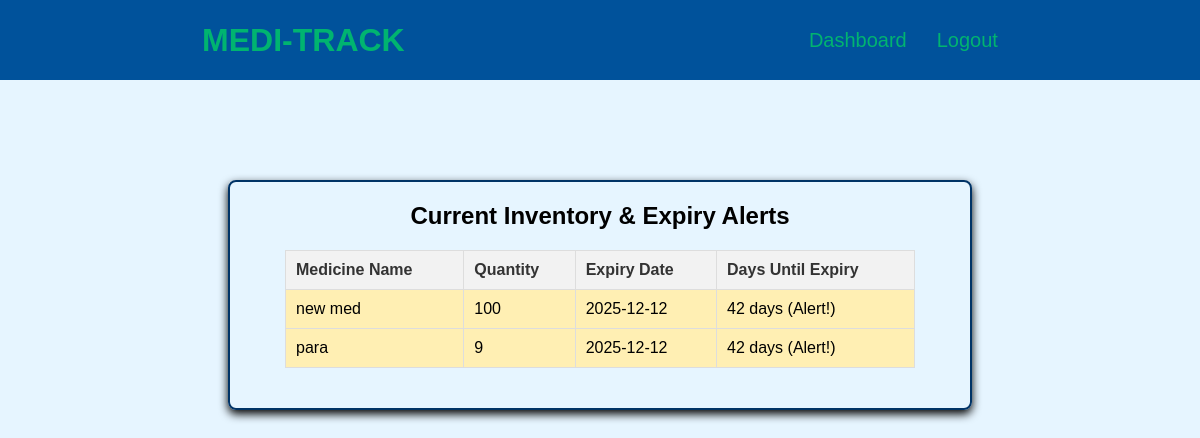
Screenshot of /display_stock?alert=expiry (signed in) with the database file from the repository.
### app.py (models this page shows)
class Medicine(db.Model):
    id = db.Column(db.Integer, primary_key=True)
    name = db.Column(db.String(200), nullable=False)
    quantity = db.Column(db.Integer, nullable=False)
    expiry_date = db.Column(db.String(50), nullable=False)
    owner_id = db.Column(db.Integer, db.ForeignKey('owner.id'), nullable=False)
    owner = db.relationship('Owner', backref=db.backref('medicines', lazy=True))

### app.py (the view)
@app.route('/display_stock')
def display_stock():
    if 'user_id' not in session:
        return redirect(url_for('login'))
    message = delete_expired_stock(session['user_id'])
    if message:
        flash(message, 'info')
    alert_type = request.args.get('alert') # Get the alert parameter from the URL
    medicines = Medicine.query.filter_by(owner_id=session['user_id']).all()
    today = datetime.now().date()
    filtered_medicines = []
    LOW_STOCK_THRESHOLD = 10 # Must match the threshold used in get_dashboard_alerts
    for medicine in medicines:
        is_expiring = False
        is_low_stock = medicine.quantity <= LOW_STOCK_THRESHOLD
        try:
            expiry = datetime.strptime(medicine.expiry_date, '%Y-%m-%d').date()
            days_until_expiry = (expiry - today).days
            medicine.alert_class = ''
            if days_until_expiry <= 0:
                medicine.alert_class = 'expired'
                is_expiring = True
            elif days_until_expiry <= 90:
                medicine.alert_class = 'expiring-soon'
                is_expiring = True
            medicine.days_until_expiry = days_until_expiry
        except ValueError:
            medicine.alert_class = 'date-error'
            medicine.days_until_expiry = 'N/A'
        if alert_type == 'expiry' and is_expiring:
            filtered_medicines.append(medicine)
        elif alert_type == 'low_stock' and is_low_stock:
            filtered_medicines.append(medicine)
        elif not alert_type:
            filtered_medicines.append(medicine)
    flashed_messages = get_flashed_messages(with_categories=True)
    return render_template('display_stock.html', medicines=filtered_medicines, messages=flashed_messages)

### app.py (called while the page is built)
def delete_expired_stock(owner_id):
    today = datetime.now().date()
    medicines = Medicine.query.filter_by(owner_id=owner_id).all()
    deleted_count = 0
    for medicine in medicines:
        try:
            expiry = datetime.strptime(medicine.expiry_date, '%Y-%m-%d').date()
            if expiry <= today:
                db.session.delete(medicine)
                deleted_count += 1
        except ValueError:
            continue
    if deleted_count > 0:
        db.session.commit()
        return f'{deleted_count} expired medicine(s) have been automatically removed from your stock.'
    return None # Returns None if no items were deleted

### templates/display_stock.html (shortened to what this page needs)
<!DOCTYPE html>
<html lang="en">
<head>
    <link rel="stylesheet" href="{{ url_for('static', filename='style.css') }}">
</head>
<body>
    <header>
        <nav>
            <div class="left">MEDI-TRACK</div>
            <div class="right">
                <ul>
                    <li><a href="{{ url_for('dashboard') }}">Dashboard</a></li>
                    <li><a href="{{ url_for('logout') }}">Logout</a></li>
                </ul>
            </div>
        </nav>
    </header>
    <main>
        <div class="form-container">
            <h2>Current Inventory & Expiry Alerts</h2>
            <table class="inventory-table">
                <thead>
                    <tr>
                        <th>Medicine Name</th>
                        <th>Quantity</th>
                        <th>Expiry Date</th>
                        <th>Days Until Expiry</th>
                    </tr>
                </thead>
                <tbody>
                    {% for medicine in medicines %}
                    <tr class="{{ medicine.alert_class }}">
                        <td>{{ medicine.name }}</td>
                        <td>{{ medicine.quantity }}</td>
                        <td>{{ medicine.expiry_date }}</td>
                        <td>
                            {% if medicine.days_until_expiry == 0 %}
                                EXPIRES TODAY!
                            {% elif medicine.days_until_expiry < 0 %}
                                **EXPIRED** ({{ -medicine.days_until_expiry }} days ago)
                            {% elif medicine.days_until_expiry <= 90 %}
                                {{ medicine.days_until_expiry }} days (Alert!)
                            {% else %}
                                {{ medicine.days_until_expiry }} days
                            {% endif %}
                        </td>
                    </tr>
                    {% endfor %}
                </tbody>
            </table>
        </div>
    </main>
</body>
</html>

### static/style.css (style rules this page uses)
* { margin: 0px; padding: 0px; }
body { background-color: #e6f5ff; font-family: 'Poppins', sans-serif; }
nav { display: flex; justify-content: space-around; align-items: center; height: 80px; background-color: #00529B; }
nav ul { display: flex; justify-content: center; gap: 30px; transition: color 0.3s ease; }
nav ul li { list-style: none; }
nav ul a { text-decoration: none; color: #00B470; transition: color 0.3s ease; font-size: 1.25rem; font-weight: 100 }
.left { color: #00B470; font-size: 2rem; font-weight: 600; }
.form-container { display: flex; justify-content: center; align-items: center; border: 2px solid #003366; padding: 20px; max-width: 700px; margin: auto; border-radius: 8px; flex-direction: column; margin-top: 100px; box-shadow: 0 4px 10px; }

### templates/display_stock.html (style rules this page uses)
.inventory-table { width: 90%; margin: 20px auto; border-collapse: collapse; }
.inventory-table th, .inventory-table td { border: 1px solid #ddd; padding: 10px; text-align: left; }
.inventory-table th { background-color: #f2f2f2; color: #333; }
.expiring-soon { background-color: #ffefb3; }

### rows the page displays
Medicine: name "new med", quantity "100", expiry_date "2025-12-12", days_until_expiry "42"
Medicine: name "para", quantity "9", expiry_date "2025-12-12", days_until_expiry "42"
